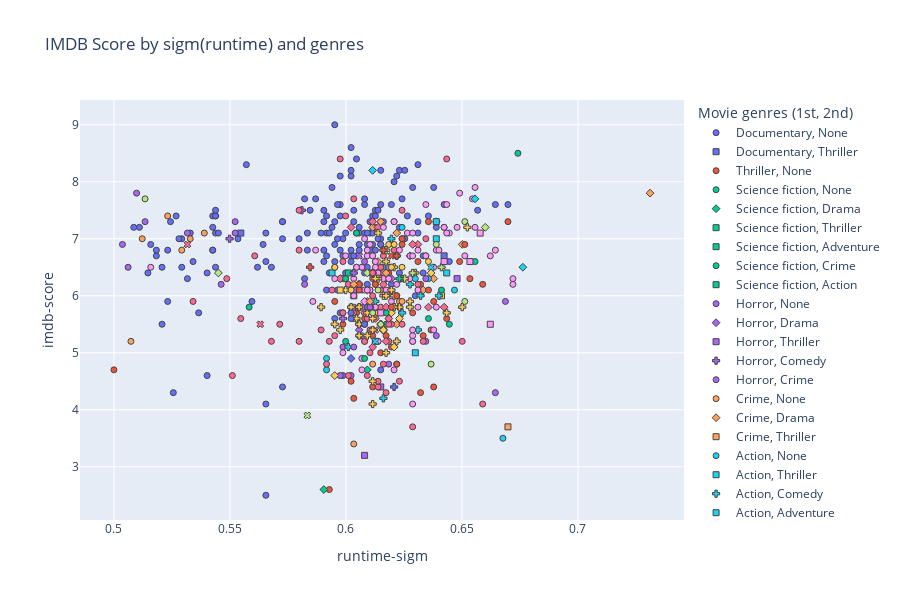

The notebook cell this image was saved under:
### Code cell
fig = px.scatter(netflix_og_disp,
    y='imdb-score', x='runtime-sigm',
    color='first-genre',
    symbol='second-genre',
    hover_data=['title', 'first-genre', 'second-genre', 'runtime'],
    height=600,
    title='IMDB Score by sigm(runtime) and genres'
)
fig.update_traces(marker=dict(size=6, line=dict(width=1)))
fig.update_layout(legend_title='Movie genres (1st, 2nd)')
fig.show()
